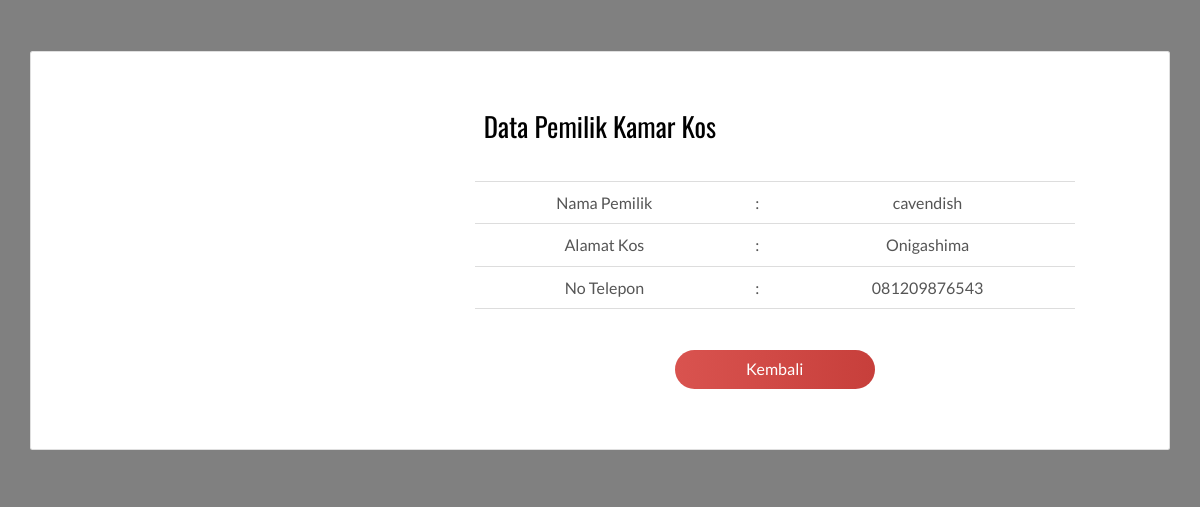
The page /infopemilik.php?id=2 on the database its author committed.
### tables this page shows
CREATE TABLE `pemilik_kos` (
  `id` int(11) NOT NULL,
  `nama_pemilik` varchar(50) NOT NULL,
  `foto_kos` varchar(50) NOT NULL,
  `alamat_kos` text NOT NULL,
  `no_hp` varchar(12) NOT NULL,
  `peraturan_kos` text NOT NULL
);

### infopemilik.php (the view, shortened to what this page needs)
<?php
include "koneksi.php";
$id = $_GET["id"];
$q2=mysqli_query($koneksi,"SELECT * FROM pemilik_kos WHERE id = $id");
$q2a=mysqli_fetch_assoc($q2);
 ?>
<!DOCTYPE html>
<html>
<head>
<link href="./main.d8e0d294.css" rel="stylesheet">
</head>
<body>
	<br><br>
	<div class="container">
   <div class="row">
     <div class="col-xs-12">
        <div class="card">
          <div class="card-block">
            <h2>Data Pemilik Kamar Kos</h2>
            <div class="row">
              <div class="col-md-4">
              </div>
              <div class="col-md-8">
              <table class="table">
	<tr>
		<td>Nama Pemilik</td>
		<td>:</td>
		<td><?= $q2a["nama_pemilik"]; ?></td>
	</tr>
	<tr>
		<td>Alamat Kos</td>
		<td>:</td>
		<td><?= $q2a["alamat_kos"]; ?></td>
	</tr>
	<tr>
		<td>No Telepon</td>
		<td>:</td>
		<td><?= $q2a["no_hp"]; ?></td>
	</tr>
	<tr>
		<td colspan="3"></td>
	</tr>
</table>
	<?php
	$hal = (isset($_GET["h"])) ? "permintaansewa.php?id=$idk" : "index.php";
	 ?>
	<a href="<?= $hal; ?>" class="btn btn-danger">Kembali</a>
              </div>
            </div>
          </div>
        </div>
</div>
</div>
</div>
</body>
</html>

### infopemilik.php (style rules this page uses)
.table { width: 600px; margin-left: auto; margin-right: auto; }
body { background: grey; text-align: center; }
.btn { width: 200px; }

### rows shown on the page
pemilik_kos: nama_pemilik "cavendish", alamat_kos "Onigashima", no_hp "081209876543"
